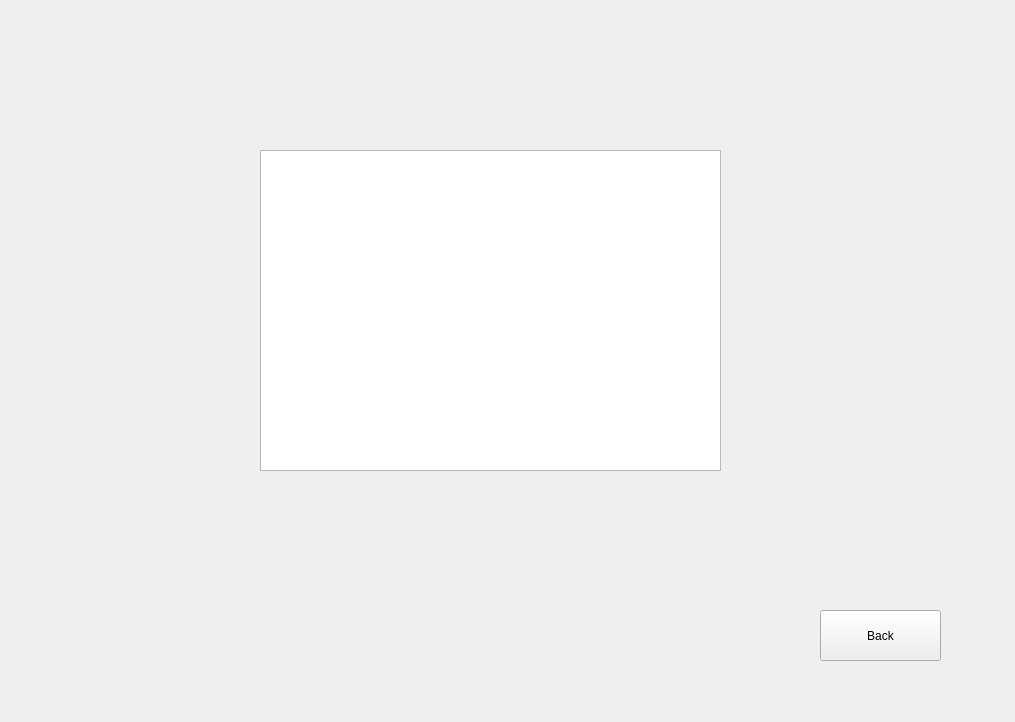
<?xml version="1.0" encoding="UTF-8"?>
<ui version="4.0">
 <class>History</class>
 <widget class="QWidget" name="History">
  <property name="geometry">
   <rect>
    <x>0</x>
    <y>0</y>
    <width>1015</width>
    <height>722</height>
   </rect>
  </property>
  <property name="windowTitle">
   <string>Form</string>
  </property>
  <widget class="QListWidget" name="listWidget">
   <property name="geometry">
    <rect>
     <x>260</x>
     <y>150</y>
     <width>461</width>
     <height>321</height>
    </rect>
   </property>
  </widget>
  <widget class="QPushButton" name="pushButton">
   <property name="geometry">
    <rect>
     <x>820</x>
     <y>610</y>
     <width>121</width>
     <height>51</height>
    </rect>
   </property>
   <property name="text">
    <string>Back</string>
   </property>
  </widget>
 </widget>
 <resources/>
 <connections/>
</ui>
